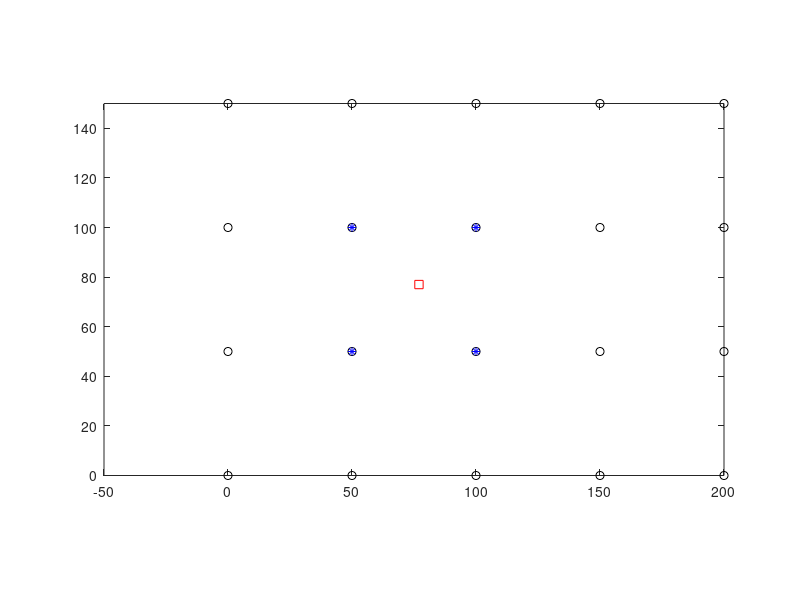

Write MATLAB code to recreate this figure.
close all;clear all;clc;
% Entrada de parâmetros
dR = 200;                                                  % Raio do Hexágono
dShad = 50;                                                % Distância de descorrelação do shadowing
dPasso = 7;                                                % Distância entre pontos de medição
% Cálculos de outras variáveis que dependem dos parâmetros de entrada
dDimXOri = 5*dR;                                              % Dimensão X do grid
dDimYOri = 6*sqrt(3/4)*dR;                                    % Dimensão Y do grid
%
% Matriz de referência com posição de cada ponto do grid (posição relativa ao canto inferior esquerdo)
dDimY = ceil(dDimYOri+mod(dDimYOri,dPasso));                      % Ajuste de dimensão para medir toda a dimensão do grid
dDimX = ceil(dDimXOri+mod(dDimXOri,dPasso));                      % Ajuste de dimensão para medir toda a dimensão do grid
[mtPosx,mtPosy] = meshgrid(0:dPasso:dDimX, 0:dPasso:dDimY);
mtPontosMedicao = mtPosx + j*mtPosy;
%
% Ponto de medição alvo (vamos localiza-lo no novo grid e plotar os quatro pontos que o circundam) - escolhido ao acaso
dshadPoint = mtPontosMedicao(12,12);
%
% Matriz de pontos equidistantes de dShad em dShad
dDimYS = ceil(dDimYOri+mod(dDimYOri,dShad));                      % Ajuste de dimensão para medir toda a dimensão do grid
dDimXS = ceil(dDimXOri+mod(dDimXOri,dShad)); 
[mtPosxShad,mtPosyShad] = meshgrid(0:dShad:dDimXS, 0:dShad:dDimYS);
mtPosShad = mtPosxShad+j*mtPosyShad;
%
% Achar a posição do ponto de medição na matriz de shadowing correlacionado
dXIndexP1 = real(dshadPoint)/dShad;
dYIndexP1 = imag(dshadPoint)/dShad;
%
% Cálculo dos demais pontos depende de:
%   (i) se o ponto de medição é um ponto de shadowing descorrelacionado
%   (i) se o ponto está na borda lateral direita do grid e no canto superior do grid;
%   (ii) se o ponto está na borda lateral direita do grid;
%   (iii) se o ponto está na borda superior do grid;
%   (iv)  se o ponto está no meio do grid.
if (mod(dXIndexP1,1) == 0 && mod(dYIndexP1,1) == 0)
    % O ponto de medição é um ponto de grade
    dXIndexP1 = floor(dXIndexP1)+1;
    dYIndexP1 = floor(dYIndexP1)+1;
    plot(complex(mtPosShad(dYIndexP1,dXIndexP1)),'g*');
    disp('O ponto de medição é um ponto de grade');
else
    % Índice na matriz do primeiro ponto próximo
    dXIndexP1 = floor(dXIndexP1)+1;
    dYIndexP1 = floor(dYIndexP1)+1;
    if (dXIndexP1 == size(mtPosyShad,2)  && dYIndexP1 == size(mtPosyShad,1) )
        % Ponto de medição está na borda da lateral direta do grid
        % e no canto superior
        % P2 - P1
        % |    |
        % P4 - P3
        %
        dXIndexP2 = dXIndexP1-1;
        dYIndexP2 = dYIndexP1;
        dXIndexP4 = dXIndexP1-1;
        dYIndexP4 = dYIndexP1-1;
        dXIndexP3 = dXIndexP1;
        dYIndexP3 = dYIndexP1-1;
        %
    elseif (dXIndexP1 == size(mtPosyShad,2))
        % Ponto de medição está na borda da lateral direta do grid
        % P4 - P3
        % |    |
        % P2 - P1
        %
        dXIndexP2 = dXIndexP1-1;
        dYIndexP2 = dYIndexP1;
        dXIndexP4 = dXIndexP1-1;
        dYIndexP4 = dYIndexP1+1;
        dXIndexP3 = dXIndexP1;
        dYIndexP3 = dYIndexP1+1;
    elseif (dYIndexP1 == size(mtPosyShad,1))
        % Ponto de medição está na borda superior do grid
        % P1 - P2
        % |    |
        % P3 - P4
        %
        dXIndexP2 = dXIndexP1+1;
        dYIndexP2 = dYIndexP1;
        %
        dXIndexP4 = dXIndexP1+1;
        dYIndexP4 = dYIndexP1-1;
        %
        dXIndexP3 = dXIndexP1;
        dYIndexP3 = dYIndexP1-1;
        %
    else
        % P4 - P3
        % |    |
        % P1 - P2
        %
        %
        dXIndexP2 = dXIndexP1+1;
        dYIndexP2 = dYIndexP1;
        %
        dXIndexP4 = dXIndexP1+1;
        dYIndexP4 = dYIndexP1+1;
        %
        dXIndexP3 = dXIndexP1;
        dYIndexP3 = dYIndexP1+1;
    end
    %
    % Plot dos pontos de grade
    plot(complex(mtPosShad),'ko')
    hold on;
    %
    % Plot do ponto de medição (quadrado vermelho)
    plot(complex(dshadPoint),'sr')
    %
    % Plot dos quadtro pontos de grade que circundam o ponto de medição
    mt4Poitns = complex([mtPosShad(dYIndexP1,dXIndexP1)...
        mtPosShad(dYIndexP2,dXIndexP2)...
        mtPosShad(dYIndexP3,dXIndexP3) ...
        mtPosShad(dYIndexP4,dXIndexP4)]);
    plot(mt4Poitns,'b*');
    axis equal;
    %
    % Zoom nos pontos próximos ao ponto investigado
    axis([-2*dShad+real(mtPosShad(dYIndexP3,dXIndexP3))...
        2*dShad+real(mtPosShad(dYIndexP4,dXIndexP4))...
        -2*dShad+imag(mtPosShad(dYIndexP3,dXIndexP3))...
        2*dShad+imag(mtPosShad(dYIndexP1,dXIndexP1))]);
    %
end
% Distâncias para regressão linear
dDistX = (mod(real(dshadPoint),dShad))/dShad;
dDistY = (mod(imag(dshadPoint),dShad))/dShad;

disp(['X = ' num2str(dDistX) ' e Y = ' num2str(dDistY)])